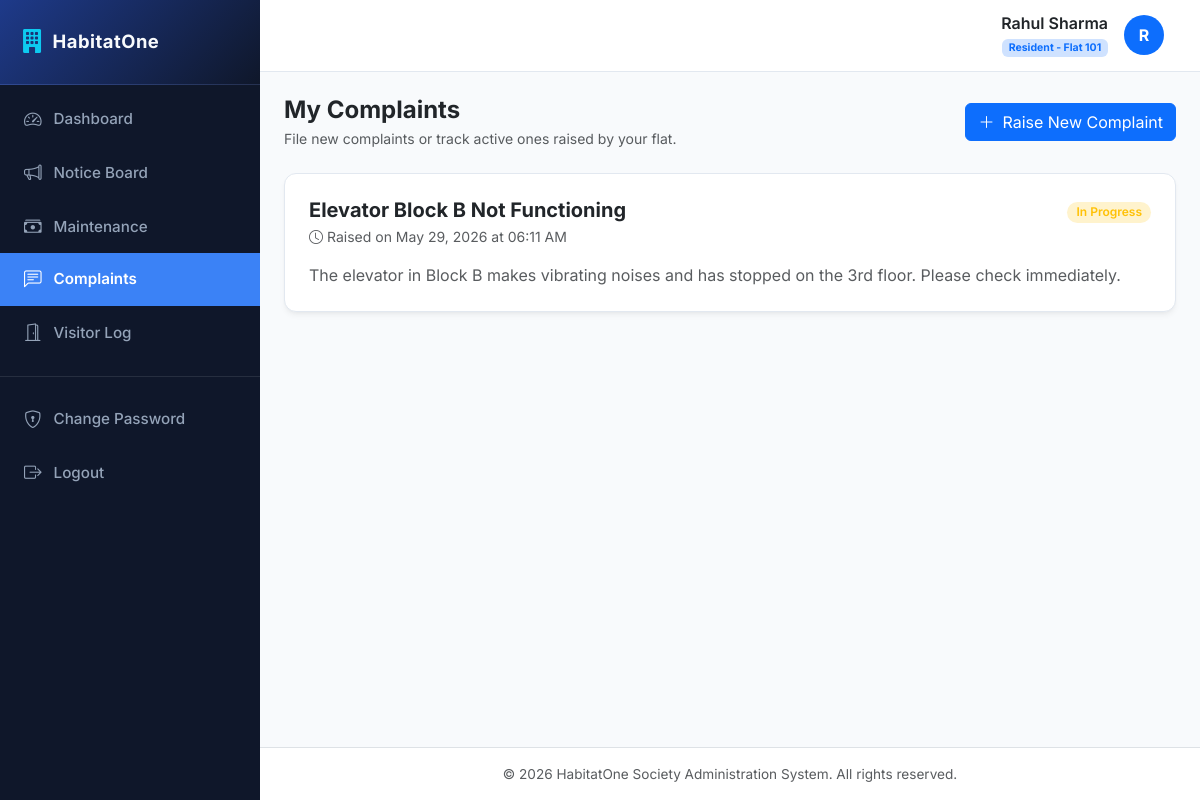
/complaints/ (signed in), run on the app's committed database.
### accounts/models.py (models this page shows, shortened)
class User(AbstractUser):
    ROLE_CHOICES = (
        ('ADMIN', 'Society Admin'),
        ('RESIDENT', 'Resident'),
    )
    role = models.CharField(max_length=10, choices=ROLE_CHOICES, default='RESIDENT')

### residents/models.py (models this page shows, shortened)
class Resident(models.Model):
    user = models.OneToOneField(settings.AUTH_USER_MODEL, on_delete=models.CASCADE, related_name='resident_profile')
    flat_number = models.CharField(max_length=50)
    phone = models.CharField(max_length=15)
    family_members = models.PositiveIntegerField(default=1)
    move_in_date = models.DateField()

### complaints/models.py (models this page shows, shortened)
class Complaint(models.Model):
    STATUS_CHOICES = (
        ('OPEN', 'Open'),
        ('IN_PROGRESS', 'In Progress'),
        ('RESOLVED', 'Resolved'),
    )
    resident = models.ForeignKey(Resident, on_delete=models.CASCADE, related_name='complaints')
    subject = models.CharField(max_length=200)
    description = models.TextField()
    status = models.CharField(max_length=15, choices=STATUS_CHOICES, default='OPEN')
    created_at = models.DateTimeField(auto_now_add=True)

### complaints/views.py (the view)
# urls.py: path('', views.complaint_list, name='list'),
@login_required
def complaint_list(request):
    if request.user.role == 'ADMIN':
        complaints = Complaint.objects.all().select_related('resident__user').order_by('-created_at')
        return render(request, 'complaints/admin_list.html', {'complaints': complaints})
    else:
        resident = getattr(request.user, 'resident_profile', None)
        if not resident:
            complaints = []
        else:
            complaints = Complaint.objects.filter(resident=resident).order_by('-created_at')
        return render(request, 'complaints/list.html', {'complaints': complaints})

### templates/complaints/list.html (shortened to what this page needs)
{% extends 'base.html' %}
{% block content %}
<div class="d-flex justify-content-between align-items-center mb-4">
    <div>
        <h4 class="mb-1 text-dark fw-bold">My Complaints</h4>
        <p class="text-muted mb-0 small">File new complaints or track active ones raised by your flat.</p>
    </div>
    <a href="{% url 'complaints:create' %}" class="btn btn-primary d-flex align-items-center gap-2">
        <i class="bi bi-plus-lg"></i> Raise New Complaint
    </a>
</div>
<div class="row">
    <div class="col-lg-12">
        {% for complaint in complaints %}
            <div class="card card-custom mb-3">
                <div class="card-body-custom">
                    <div class="d-flex justify-content-between align-items-start mb-2">
                        <div>
                            <h5 class="fw-bold text-dark mb-1">{{ complaint.subject }}</h5>
                            <small class="text-muted text-xs d-flex align-items-center gap-1">
                                <i class="bi bi-clock"></i> Raised on {{ complaint.created_at|date:"F d, Y \a\t h:i A" }}
                            </small>
                        </div>
                        <div>
                            {% if complaint.status == 'OPEN' %}
                                <span class="badge bg-secondary-subtle text-secondary badge-status">Open</span>
                            {% elif complaint.status == 'IN_PROGRESS' %}
                                <span class="badge bg-warning-subtle text-warning badge-status">In Progress</span>
                            {% elif complaint.status == 'RESOLVED' %}
                                <span class="badge bg-success-subtle text-success badge-status">Resolved</span>
                            {% endif %}
                        </div>
                    </div>
                    <div class="text-muted text-sm mt-3" style="white-space: pre-wrap;">{{ complaint.description }}</div>
                </div>
            </div>
        {% empty %}
            <div class="card card-custom text-center py-5 text-muted">
                <i class="bi bi-chat-left-text fs-1 d-block mb-3 opacity-25"></i>
                <span>You have not registered any complaints. Click above to lodge one if needed.</span>
            </div>
        {% endfor %}
    </div>
</div>
{% endblock %}

### templates/base.html (shortened to what this page needs)
<!DOCTYPE html>
<html lang="en">
<head>
    <link href="https://cdn.jsdelivr.net/npm/bootstrap@5.3.0/dist/css/bootstrap.min.css" rel="stylesheet">
    <link rel="stylesheet" href="https://cdn.jsdelivr.net/npm/bootstrap-icons@1.10.5/font/bootstrap-icons.css">
</head>
<body>
    <div class="d-flex" id="wrapper">
        <div id="sidebar-wrapper">
            <div class="sidebar-heading d-flex align-items-center gap-2">
                <i class="bi bi-building-fill text-info fs-4"></i>
                <span>HabitatOne</span>
            </div>
            <div class="list-group list-group-flush mt-2">
                <a href="{% url 'dashboard:home' %}" class="list-group-item list-group-item-action {% if request.resolver_match.app_name == 'dashboard' %}active{% endif %}">
                    <i class="bi bi-speedometer2"></i> Dashboard
                </a>
                <a href="{% url 'notices:list' %}" class="list-group-item list-group-item-action {% if request.resolver_match.app_name == 'notices' %}active{% endif %}">
                    <i class="bi bi-megaphone"></i> Notice Board
                </a>
                <a href="{% url 'maintenance:list' %}" class="list-group-item list-group-item-action {% if request.resolver_match.app_name == 'maintenance' %}active{% endif %}">
                    <i class="bi bi-cash-stack"></i> Maintenance
                </a>
                <a href="{% url 'complaints:list' %}" class="list-group-item list-group-item-action {% if request.resolver_match.app_name == 'complaints' %}active{% endif %}">
                    <i class="bi bi-chat-left-text"></i> Complaints
                </a>
                <a href="{% url 'visitors:list' %}" class="list-group-item list-group-item-action {% if request.resolver_match.app_name == 'visitors' %}active{% endif %}">
                    <i class="bi bi-door-open"></i> Visitor Log
                </a>
                <div class="border-top border-secondary my-3 opacity-25"></div>
                <a href="{% url 'accounts:password_change' %}" class="list-group-item list-group-item-action {% if request.resolver_match.url_name == 'password_change' %}active{% endif %}">
                    <i class="bi bi-shield-lock"></i> Change Password
                </a>
                <a href="{% url 'accounts:logout' %}" class="list-group-item list-group-item-action">
                    <i class="bi bi-box-arrow-right"></i> Logout
                </a>
            </div>
        </div>
        <div id="page-content-wrapper">
            <nav class="navbar navbar-expand-lg navbar-custom navbar-light">
                <div class="container-fluid">
                    <div class="ms-auto d-flex align-items-center gap-3">
                        <div class="text-end d-none d-sm-block">
                            <h6 class="mb-0 fw-semibold text-dark">{{ request.user.get_full_name|default:request.user.username }}</h6>
                            <small class="text-muted">
                                {% if request.user.role == 'ADMIN' %}
                                    <span class="badge bg-danger-subtle text-danger">Admin</span>
                                {% else %}
                                    <span class="badge bg-primary-subtle text-primary">Resident - Flat {{ request.user.resident_profile.flat_number|default:"N/A" }}</span>
                                {% endif %}
                            </small>
                        </div>
                        <div class="avatar bg-primary text-white rounded-circle d-flex align-items-center justify-content-center fw-bold" style="width: 40px; height: 40px;">
                            {{ request.user.username|make_list|first|upper }}
                        </div>
                    </div>
                </div>
            </nav>
            <div class="container-fluid px-4 py-4 flex-grow-1">
                {% block content %}{% endblock %}
            </div>
            <footer class="bg-white border-top py-3 text-center text-muted mt-auto" style="font-size: 0.85rem;">
                <div class="container">
                    <span>&copy; 2026 HabitatOne Society Administration System. All rights reserved.</span>
                </div>
            </footer>
        </div>
    </div>
</body>
</html>

### templates/base.html (style rules this page uses)
:root { --primary-bg: #f8fafc; --sidebar-bg: #0f172a; --sidebar-hover: #1e293b; --sidebar-active: #3b82f6; --card-shadow: 0 4px 6px -1px rgb(0 0 0 / 0.05), 0 2px 4px -2px rgb(0 0 0 / 0.05); --header-bg: #ffffff; --accent-color: #2563eb; --text-main: #1e293b; --text-muted: #64748b; }
body { font-family: 'Inter', sans-serif; background-color: var(--primary-bg); color: var(--text-main); overflow-x: hidden; }
#sidebar-wrapper { min-height: 100vh; width: 260px; background-color: var(--sidebar-bg); color: #f8fafc; transition: all 0.25s ease; position: fixed; z-index: 1000; }
#sidebar-wrapper .sidebar-heading { padding: 1.5rem 1.25rem; font-size: 1.15rem; font-weight: 700; letter-spacing: 0.5px; border-bottom: 1px solid rgba(255, 255, 255, 0.08); background: linear-gradient(135deg, #1e3a8a, #0f172a); }
#sidebar-wrapper .list-group-item { background-color: transparent; color: #94a3b8; border: none; padding: 0.85rem 1.5rem; font-size: 0.95rem; font-weight: 500; display: flex; align-items: center; gap: 12px; transition: all 0.2s ease; }
#sidebar-wrapper .list-group-item i { font-size: 1.1rem; transition: transform 0.2s ease; }
#sidebar-wrapper .list-group-item.active { background-color: var(--sidebar-active); color: #ffffff; font-weight: 600; border-radius: 0; }
#page-content-wrapper { margin-left: 260px; min-width: 0; width: calc(100% - 260px); min-height: 100vh; display: flex; flex-direction: column; transition: all 0.25s ease; }
.navbar-custom { background-color: var(--header-bg); border-bottom: 1px solid #e2e8f0; padding: 0.85rem 1.5rem; }
.card-custom { background-color: #ffffff; border: 1px solid #e2e8f0; border-radius: 12px; box-shadow: var(--card-shadow); margin-bottom: 1.5rem; transition: transform 0.15s ease, box-shadow 0.15s ease; }
.card-body-custom { padding: 1.5rem; }
.badge-status { padding: 0.4em 0.75em; font-size: 0.75rem; font-weight: 600; border-radius: 30px; }

### data on the page
User: user.get_full_name "Rahul Sharma", user.resident_profile.flat_number "101", user.username|make_list "R"
Complaint: subject "Elevator Block B Not Functioning", created_at "May 29, 2026 at 06:11 AM", status "In Progress", description "The elevator in Block B makes vibrating noises and has stopped on the 3rd floor. Please check immediately."
